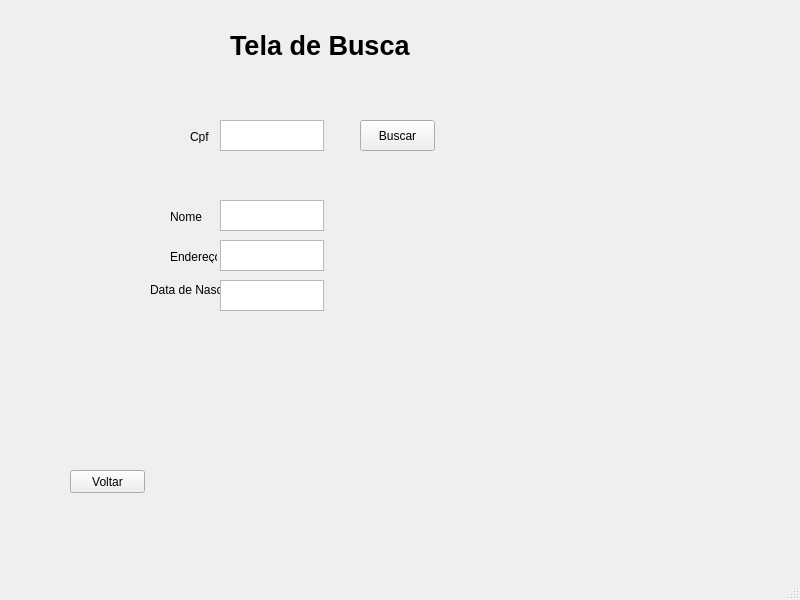
<?xml version="1.0" encoding="UTF-8"?>
<ui version="4.0">
 <class>MainWindow</class>
 <widget class="QMainWindow" name="MainWindow">
  <property name="geometry">
   <rect>
    <x>0</x>
    <y>0</y>
    <width>800</width>
    <height>600</height>
   </rect>
  </property>
  <property name="windowTitle">
   <string>MainWindow</string>
  </property>
  <widget class="QWidget" name="centralwidget">
   <widget class="QLabel" name="label">
    <property name="geometry">
     <rect>
      <x>190</x>
      <y>130</y>
      <width>47</width>
      <height>13</height>
     </rect>
    </property>
    <property name="text">
     <string>Cpf</string>
    </property>
   </widget>
   <widget class="QTextEdit" name="textEdit">
    <property name="geometry">
     <rect>
      <x>220</x>
      <y>120</y>
      <width>104</width>
      <height>31</height>
     </rect>
    </property>
   </widget>
   <widget class="QPushButton" name="pushButton">
    <property name="geometry">
     <rect>
      <x>360</x>
      <y>120</y>
      <width>75</width>
      <height>31</height>
     </rect>
    </property>
    <property name="text">
     <string>Buscar</string>
    </property>
   </widget>
   <widget class="QLabel" name="label_2">
    <property name="geometry">
     <rect>
      <x>170</x>
      <y>210</y>
      <width>47</width>
      <height>13</height>
     </rect>
    </property>
    <property name="text">
     <string>Nome</string>
    </property>
   </widget>
   <widget class="QTextEdit" name="textEdit_2">
    <property name="geometry">
     <rect>
      <x>220</x>
      <y>200</y>
      <width>104</width>
      <height>31</height>
     </rect>
    </property>
   </widget>
   <widget class="QLabel" name="label_3">
    <property name="geometry">
     <rect>
      <x>170</x>
      <y>250</y>
      <width>47</width>
      <height>13</height>
     </rect>
    </property>
    <property name="text">
     <string>Endereço</string>
    </property>
   </widget>
   <widget class="QTextEdit" name="textEdit_3">
    <property name="geometry">
     <rect>
      <x>220</x>
      <y>240</y>
      <width>104</width>
      <height>31</height>
     </rect>
    </property>
   </widget>
   <widget class="QLabel" name="label_4">
    <property name="geometry">
     <rect>
      <x>150</x>
      <y>280</y>
      <width>71</width>
      <height>20</height>
     </rect>
    </property>
    <property name="text">
     <string>Data de Nasc</string>
    </property>
   </widget>
   <widget class="QTextEdit" name="textEdit_4">
    <property name="geometry">
     <rect>
      <x>220</x>
      <y>280</y>
      <width>104</width>
      <height>31</height>
     </rect>
    </property>
   </widget>
   <widget class="QLabel" name="label_5">
    <property name="geometry">
     <rect>
      <x>230</x>
      <y>30</y>
      <width>191</width>
      <height>31</height>
     </rect>
    </property>
    <property name="font">
     <font>
      <pointsize>20</pointsize>
      <weight>75</weight>
      <bold>true</bold>
     </font>
    </property>
    <property name="text">
     <string>Tela de Busca</string>
    </property>
   </widget>
   <widget class="QPushButton" name="pushButton_2">
    <property name="geometry">
     <rect>
      <x>70</x>
      <y>470</y>
      <width>75</width>
      <height>23</height>
     </rect>
    </property>
    <property name="text">
     <string>Voltar</string>
    </property>
   </widget>
  </widget>
  <widget class="QMenuBar" name="menubar">
   <property name="geometry">
    <rect>
     <x>0</x>
     <y>0</y>
     <width>800</width>
     <height>21</height>
    </rect>
   </property>
  </widget>
  <widget class="QStatusBar" name="statusbar"/>
 </widget>
 <resources/>
 <connections/>
</ui>
